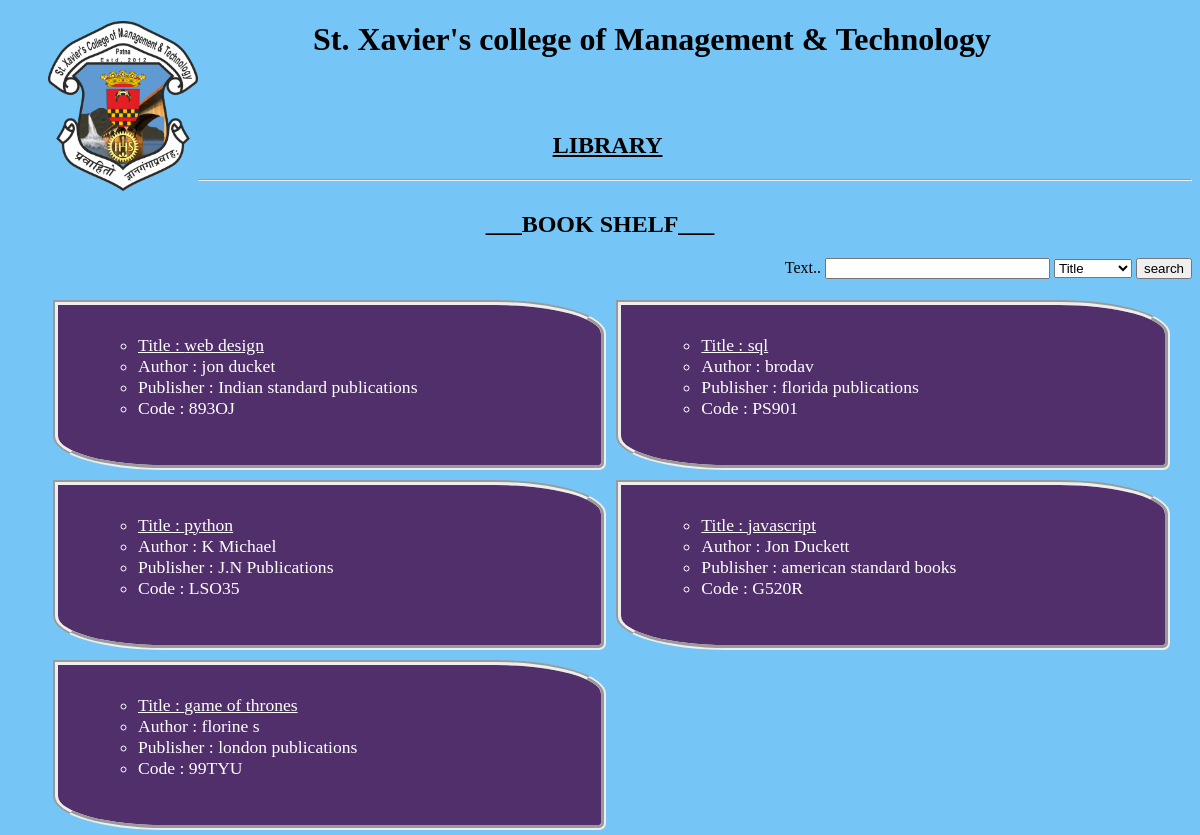
/library/, run on the app's committed database.
### library/models.py (models this page shows, shortened)
class Book(models.Model):
    book_title = models.CharField(max_length = 100)
    book_author = models.CharField(max_length = 100)
    book_publisher = models.CharField(max_length = 100)
    book_code = models.CharField(max_length = 15, unique = True)
    book_quantity = models.PositiveIntegerField(default=0)

### library/views.py (the view)
# urls.py: path("", views.Front_look, name = "Front_look"),
def Front_look(request):
    book = Book.objects.order_by("-book_title")[:5]
    try:
        book = Book.objects.filter(book_title__contains = request.POST["find"])
        category = request.POST['options']
        if(category == "Title"):
            book = Book.objects.filter(book_title__contains = request.POST["find"])
        elif(category == "Publisher"):
            book = Book.objects.filter(book_publisher__contains = request.POST["find"])
        elif(category == "Author"):
            book = Book.objects.filter(book_author__contains = request.POST["find"])
    except:
        book = Book.objects.order_by("-book_title")[:5]
    return render(request, "library/front.html",{"book":book})

### library/templates/library/front.html (shortened to what this page needs)
{% load i18n static %}
<!DOCTYPE html>
<html lang="en">
    <head>
        {% load static %}
            <link rel="stylesheet" href="{% static 'library/front_style.css' %}">
    </head>
    <body>
        <div id="top">
            <img src="{% static 'library/images/sxc_logo.png'%}" alt="sxc logo" height="170" width="150" align="left"/>
            <h1 id="clg_name">St. Xavier's college of Management & Technology</h1>
            <br/>
            <br/>
            <br/>
            <br/>
        </div>
         <h2 id="lib"><u>LIBRARY</u> </h2>
        <hr/>
        <h2 id="title">___BOOK SHELF___</h2>
        <form action="{% url 'library:Front_look' %}" method='post' align="right">
            <label for="search">Text..</label>
            <input type="text" id="search" name="find" size="25"/>
            <select name="options" id="options">
                <option value="Title">Title</option>
            </select>
            <input type="submit" value="search"/>
        </form>
        {% if book %}
        <ul>
            {% for fil in book %}
            <div class="block">
                <ul>
                    <li>
                        <u>Title :  {{ fil.book_title }} </u>
                    </li>
                    <li id="aut">Author : {{ fil.book_author }}</li>
                    <li>Publisher : {{ fil.book_publisher }}</li>
                    <li>Code : {{ fil.book_code }}</li>
                </ul>
            </div>
            {% endfor %}
        </ul>
        {% else %}
        <h3>
            No matching books found..<br/>Try somethine else
        </h3>
        {% endif %}
    </body>
</html>

### library/static/library/front_style.css (style rules this page uses)
body { background-color: rgb(86 186 245 / 81%); }
.block { background-color: #512f6b; border-top-style: groove; border-bottom-style:groove; border-bottom-width:5px; border-right-width:5px; border-right-style:groove; border-width: 5px; border-top-right-radius: 20%; border-bottom-left-radius: 20%; height: 130px; width: 44%; color: white; border-left-style: groove; padding-top: 30px; padding-left: 40px; border-bottom-right-radius: 7px; margin: 5px; float: left; font-size: 110%; }
#top { padding: 40px; padding-bottom:0%; margin-bottom:-40px; padding-top:0%; }
#title { padding-top: 10px; text-align: center }
#lib { padding-left:46%; }
#clg_name { padding-left:24%; }

### data on the page
Book: book_title "web design", book_author "jon ducket", book_publisher "Indian standard publications", book_code "893OJ"
Book: book_title "sql", book_author "brodav", book_publisher "florida publications", book_code "PS901"
Book: book_title "python", book_author "K Michael", book_publisher "J.N Publications", book_code "LSO35"
Book: book_title "javascript", book_author "Jon Duckett", book_publisher "american standard books", book_code "G520R"
Book: book_title "game of thrones", book_author "florine s", book_publisher "london publications", book_code "99TYU"
